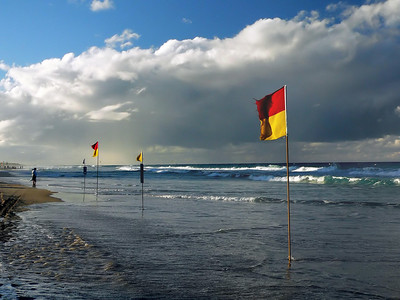
#> input picture Optimal_Transport/img/drapeau.jpg, 400 x 300 px, found by its file name
$ jupyter execute --allow-errors regular_OT.ipynb
#> lines starting #> are read from the running program, lines starting #| are printed output that depends on the picture
[cell 1]
import numpy as np
import PIL
from PIL import Image
import matplotlib.pyplot as plt
from sklearn.cluster import KMeans
import scipy as sc
from scipy.sparse import csr_matrix, identity
from sklearn.metrics.pairwise import euclidean_distances
import cvxpy as cp
import sys
import time

[cell 2]
FNAME = 'drapeau.jpg'
img_ref = Image.open(FNAME).convert('RGB')
#> img_ref is the input picture: PIL image 400x300 RGB; mean R, G, B 101.1, 115.4, 125.6
x = np.array(img_ref)
r_ref, g_ref, b_ref= np.rollaxis(x, axis = -1)
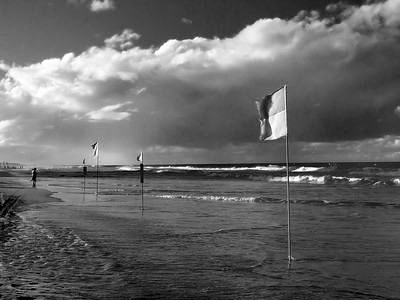
#> r_ref: shape (300, 400); min 0, max 255, mean 101.1
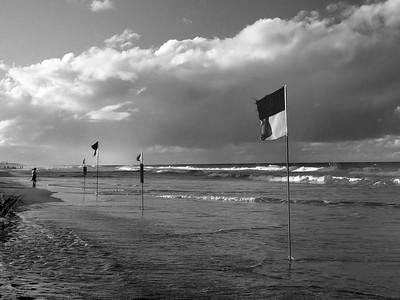
#> g_ref: shape (300, 400); min 0, max 255, mean 115.4
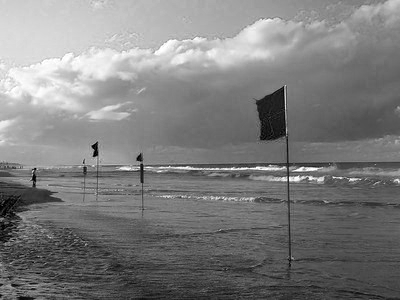
#> b_ref: shape (300, 400); min 0, max 255, mean 125.6
x_ref = np.dstack([r_ref, g_ref, b_ref])
img_ref = Image.fromarray(x_ref, 'RGB')

[cell 3]
FNAME = 'drapeau.jpg'
img_src = Image.open(FNAME).convert('RGB')
x = np.array(img_src)
r_src, g_src, b_src = np.rollaxis(x, axis = -1)
x_src = np.dstack([r_src, g_src, b_src])
img_src = Image.fromarray(x_src, 'RGB')

[cell 4]
width_ref , length_ref,_= np.shape(x_ref)
#> width_ref = 300; length_ref = 400
width_src, length_src,_ = np.shape(x_src)
#> width_src = 300; length_src = 400

N_src = width_src*length_src
#> N_src = 120000
N_ref = width_ref*length_ref
#> N_ref = 120000

[cell 5]
###
# [35 lines left out: functions find, root, max, proj_simplexe, not called in this run]

[cell 6]
colors_ref = np.empty((width_ref*length_ref,3))
j = 0
for i in range(width_ref*length_ref):
    j = i%length_ref #number of column
    l = i//length_ref #number of row
    colors_ref[i,0] = r_ref[l,j]
    colors_ref[i,1] = g_ref[l,j]
    colors_ref[i,2] = b_ref[l,j]

colors_src = np.empty((width_src*length_src,3))
j = 0
for i in range(width_src*length_src):
    j = i%length_src #width
    l = i//length_src
    colors_src[i,0] = r_src[l,j]
    colors_src[i,1] = g_src[l,j]
    colors_src[i,2] = b_src[l,j]

[cell 7]
n_src, n_ref = 10, 10 #number of clusters
k_means_color_ref = KMeans(n_clusters = n_ref, random_state = 0, n_init = "auto").fit(colors_ref)
label_ref = k_means_color_ref.labels_
hist_ref = np.histogram(label_ref, bins = n_ref)
#> hist_ref = ([30448, 11069, 15958, 8520, 7163, 12477, 27123, 6350, 452, 440], [0, 0.9, 1.8, 2.7, 3.6, 4.5, 5.4, 6.3, 7.2, 8.1, 9])
plt.hist(label_ref, bins = "auto")

k_means_color_src = KMeans(n_clusters = n_src, random_state = 0, n_init = "auto").fit(colors_src)
label_src = k_means_color_src.labels_
hist_src = np.histogram(label_src, bins = n_src)
#> hist_src has the same summary as hist_ref
plt.hist(label_src, bins = "auto")
plt.xlabel('N° clusters')
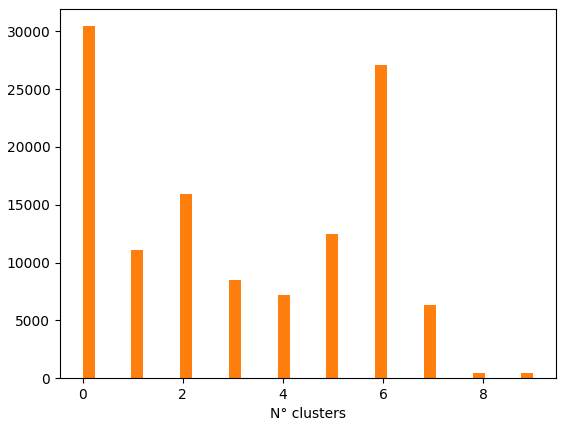
#> figure drawn by matplotlib, 1 panel; tallest bar 30448 high, from x = -1.39e-17 to 0.243; tallest bar 30448 high, from x = -1.39e-17 to 0.243

[cell 8]
X = [i for i in range(10)]
#> X = [0, 1, 2, 3, 4, 5, 6, 7, 8, 9]
a = [hist_ref[0][i]/N_ref for i in range(n_ref)]
#> a = [0.254, 0.0922, 0.133, 0.071, 0.0597, 0.104, 0.226, 0.0529, 0.00377, 0.00367]
b = [hist_src[0][i]/N_src for i in range(n_src)]
#> b has the same summary as a

Building of matrix $(C_{i,j})_{i,j \in \llbracket 1,m\rrbracket \times \llbracket 1,n \rrbracket} = (d(\hat{\mathbf{x}}_i^{\text{ref}}, \hat{\mathbf{x}}_j^{\text{src}}))_{i,j \in \llbracket 1,m\rrbracket \times \llbracket 1,n \rrbracket}$ where $\hat{\mathbf{x}}_i^{\text{ref}}$ is the i-th centroid  of the reference image and $\hat{\mathbf{x}}_j^{\text{src}}$ is the j-th centroid of the source image.

[cell 9]
cluster_center_ref = k_means_color_ref.cluster_centers_/256 #scaling
#> cluster_center_ref = [[0.256, 0.307, 0.343], [0.665, 0.682, 0.673], [0.501, 0.538, 0.543], [0.876, 0.871, 0.868], [0.381, 0.612, 0.814], [0.158, 0.186, 0.212], [0.365, 0.416, 0.447], [0.23, 0.442, 0.657], [0.692, 0.157, 0.123], [0.879, 0.714, 0.121]]
cluster_center_src = k_means_color_src.cluster_centers_/256 #scaling
#> cluster_center_src has the same summary as cluster_center_ref

def dist(x,y):
    """
    return euclidian distance between x and y
    Outputs :
        ||x - y||^2
    """
    return np.dot(x - y, x - y)

c = np.empty((n_ref*n_src))
for i in range(n_ref): #Nombre de lignes
    for j in range(n_src): #Nombre de colonnes
        c[i + j * n_ref] = dist(cluster_center_src[j], cluster_center_ref[i])
#> after the loop, c = 100 values, max 1.42 at index 35, min 0 at index 0, mean 0.362

c_p = euclidean_distances(cluster_center_ref, cluster_center_src, squared=True)

### Linear programming for regular OT

Set up for linear programming of regular OT, in particular $t \in \mathbf{R}^{nm}$, $A \in \mathcal{M}_{n + m,nm}(\mathbf{R})$ , and $d \in \mathbf{R}^{n + m}$. The goal is here to solve :
$$
\min_{t \in \mathbf{R}^{nm}} c^{\top}t \\
s.t \quad At = d \\
\quad \quad t \geq 0
$$

PENSEZ A PARLER DU PROBLEME DE SCALING NUMERIQUE (QUE JE NE CONNAISSAIS PAS AVANT). Autre idée : utiliser des matrices sparses, elles sont apparamment compatibles avec CVXPY

To put it into a standard linear programming, I am going to convert columnwise the matrix into vectors i.e $T_{i,j} = t_{i + (j - 1)m}$, where $T \in \mathbf{R}^{ m  \times n}$ and $t \in \mathbf{R}^{nm}$. The constraints also have to be adapted to the vector formalism and put into the form $At = d$. In the exact same way, the cost matrix is transformed into a matrix : $(C_{i,j})_{i,j \in \llbracket 1,m\rrbracket \times \llbracket 1,n \rrbracket} = (c_{i + (j - 1)m})_{i + (j - 1)m \in \llbracket 1,nm\rrbracket }$. m is the number of cluster in the reference image, and n is the number of cluster in the source image.

[cell 10]
# [58 lines left out: functions equality, mean_vector, mean_tensor, not called in this run]

[cell 11]
d = np.concatenate((a,b))
#> d = 20 values, max 0.254 at index 0, min 0.00367 at index 9, mean 0.1
#> (the rest of this cell did not finish here and is left out)

At first, I had a bad way of scaling. The right one is to scale the centers of clusters and not divide c by an arbitraty constant.

#> (a cell that did not finish here is left out)

#> (a cell that did not finish here is left out)

[cell 14]
# [16 lines left out: function from_vector_to_tensor, not called in this run]
#> (the rest of this cell did not finish here and is left out)

#> (a cell that did not finish here is left out)

[cell 16]
plt.figure(figsize=(5,5))
#> (the rest of this cell did not finish here and is left out)

Compute the new clusters thanks to 'mean' function

#> (a cell that did not finish here is left out)

#> (a cell that did not finish here is left out)

[cell 19]
image_new = np.zeros((width_ref, length_ref, 3))
#> (the rest of this cell did not finish here and is left out)

[cell 20]
fig = plt.figure(figsize=(6,6))
ax = fig.add_subplot(221)
ax.imshow(image_new)
ax.axis("off")

$ run again, with Optimal_Transport/img/arbre.jpg copied over Optimal_Transport/img/drapeau.jpg
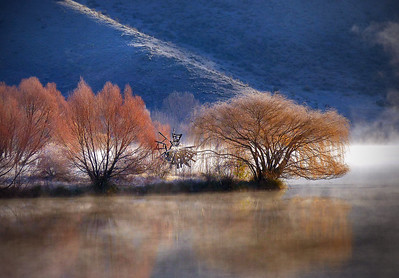
#> input picture Optimal_Transport/img/arbre.jpg, 399 x 278 px, found by its file name
#> img_ref is the input picture: PIL image 399x278 RGB; mean R, G, B 95.2, 88.2, 98.2
#> `r_ref, g_ref, b_ref= np.rollaxis(x, axis = -1)`:
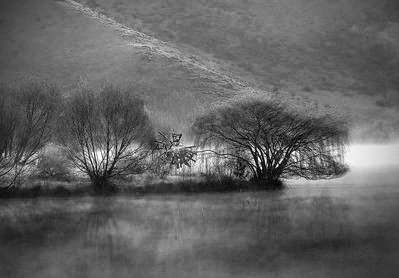
#> b_ref: shape (278, 399); min 0, max 255, mean 98.2
#> hist_ref = ([10351, 30574, 14794, 2416, 11354, 12860, 8071, 7371, 4325, 8806], [0, 0.9, 1.8, 2.7, 3.6, 4.5, 5.4, 6.3, 7.2, 8.1, 9])
#> hist_src has the same summary as hist_ref
#> `[cell 7] n_src, n_ref = 10, 10 #number of clusters k_means_color_ref =..`:
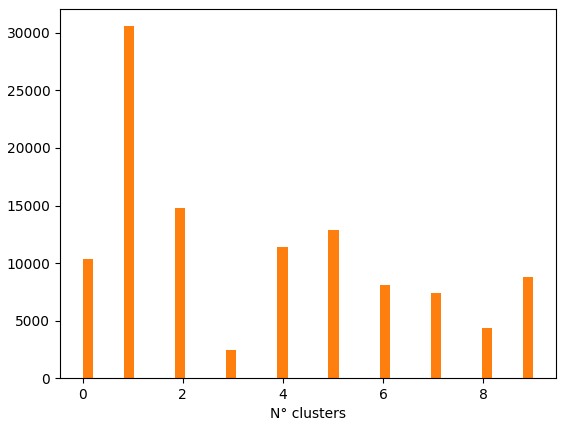
#> figure drawn by matplotlib, 1 panel; tallest bar 30574 high, from x = 0.818 to 1.02; tallest bar 30574 high, from x = 0.818 to 1.02
#> a = [0.0933, 0.276, 0.133, 0.0218, 0.102, 0.116, 0.0728, 0.0665, 0.039, 0.0794]
#> b has the same summary as a
#> cluster_center_ref = [[0.612, 0.526, 0.495], [0.151, 0.256, 0.437], [0.487, 0.359, 0.307], [0.862, 0.838, 0.833], [0.396, 0.289, 0.251], [0.578, 0.434, 0.368], [0.114, 0.152, 0.235], [0.379, 0.383, 0.469], [0.699, 0.644, 0.633], [0.266, 0.211, 0.206]]
#> cluster_center_src has the same summary as cluster_center_ref
#> after the loop `for i in range(n_ref):`: c = 100 values, max 1.39 at index 36, min 0 at index 0, mean 0.254
#> d = 20 values, max 0.276 at index 1, min 0.0218 at index 3, mean 0.1

$ run again, with Optimal_Transport/img/autumn.jpg copied over Optimal_Transport/img/drapeau.jpg
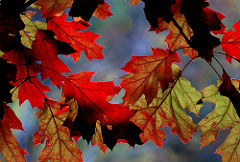
#> input picture Optimal_Transport/img/autumn.jpg, 240 x 162 px, found by its file name
#> img_ref is the input picture: PIL image 240x162 RGB; mean R, G, B 106, 56.5, 43
#> `r_ref, g_ref, b_ref= np.rollaxis(x, axis = -1)`:
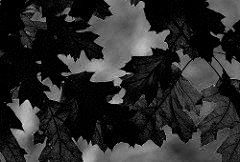
#> b_ref: shape (162, 240); min 0, max 232, mean 43
#> hist_ref = ([3242, 2818, 6873, 3231, 4198, 2078, 6387, 3610, 3340, 3103], [0, 0.9, 1.8, 2.7, 3.6, 4.5, 5.4, 6.3, 7.2, 8.1, 9])
#> hist_src has the same summary as hist_ref
#> `[cell 7] n_src, n_ref = 10, 10 #number of clusters k_means_color_ref =..`:
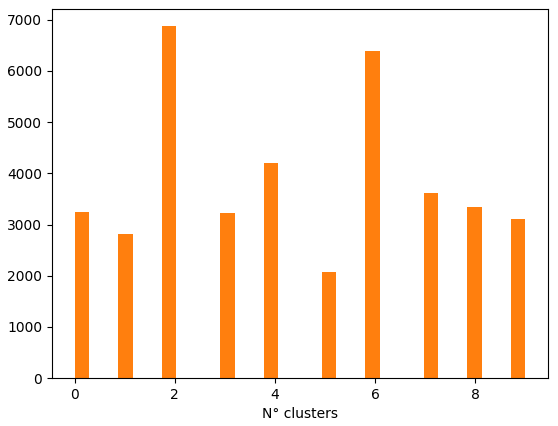
#> figure drawn by matplotlib, 1 panel; tallest bar 6873 high, from x = 1.74 to 2.03; tallest bar 6873 high, from x = 1.74 to 2.03
#> a = [0.0834, 0.0725, 0.177, 0.0831, 0.108, 0.0534, 0.164, 0.0928, 0.0859, 0.0798]
#> b has the same summary as a
#> cluster_center_ref = [[0.638, 0.305, 0.127], [0.467, 0.257, 0.0753], [0.037, 0.00675, 0.00701], [0.468, 0.506, 0.545], [0.57, 0.0501, 0.0184], [0.216, 0.244, 0.284], [0.348, 0.38, 0.412], [0.801, 0.0433, 0.0227], [0.597, 0.521, 0.202], [0.32, 0.0457, 0.0157]]
#> cluster_center_src has the same summary as cluster_center_ref
#> after the loop `for i in range(n_ref):`: c = 100 values, max 0.725 at index 23, min 0 at index 0, mean 0.222
#> d = 20 values, max 0.177 at index 2, min 0.0534 at index 5, mean 0.1
